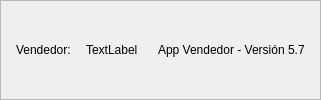
        <widget class="QFrame" name="footer_container">
         <property name="minimumSize">
          <size>
           <width>0</width>
           <height>0</height>
          </size>
         </property>
         <property name="maximumSize">
          <size>
           <width>16777215</width>
           <height>100</height>
          </size>
         </property>
         <property name="frameShape">
          <enum>QFrame::StyledPanel</enum>
         </property>
         <property name="frameShadow">
          <enum>QFrame::Raised</enum>
         </property>
         <layout class="QHBoxLayout" name="horizontalLayout_7">
          <property name="spacing">
           <number>20</number>
          </property>
          <property name="leftMargin">
           <number>15</number>
          </property>
          <property name="topMargin">
           <number>5</number>
          </property>
          <property name="rightMargin">
           <number>15</number>
          </property>
          <property name="bottomMargin">
           <number>5</number>
          </property>
          <item>
           <layout class="QHBoxLayout" name="horizontalLayout_6">
            <property name="spacing">
             <number>15</number>
            </property>
            <item>
             <widget class="QLabel" name="label_8">
              <property name="maximumSize">
               <size>
                <width>70</width>
                <height>16777215</height>
               </size>
              </property>
              <property name="text">
               <string>Vendedor:</string>
              </property>
             </widget>
            </item>
            <item>
             <widget class="QLabel" name="lb_vendedor">
              <property name="maximumSize">
               <size>
                <width>99999</width>
                <height>16777215</height>
               </size>
              </property>
              <property name="text">
               <string>TextLabel</string>
              </property>
             </widget>
            </item>
           </layout>
          </item>
          <item>
           <widget class="QLabel" name="label_2">
            <property name="maximumSize">
             <size>
              <width>150</width>
              <height>16777215</height>
             </size>
            </property>
            <property name="text">
             <string>App Vendedor - Versión 5.7</string>
            </property>
           </widget>
          </item>
         </layout>
        </widget>
